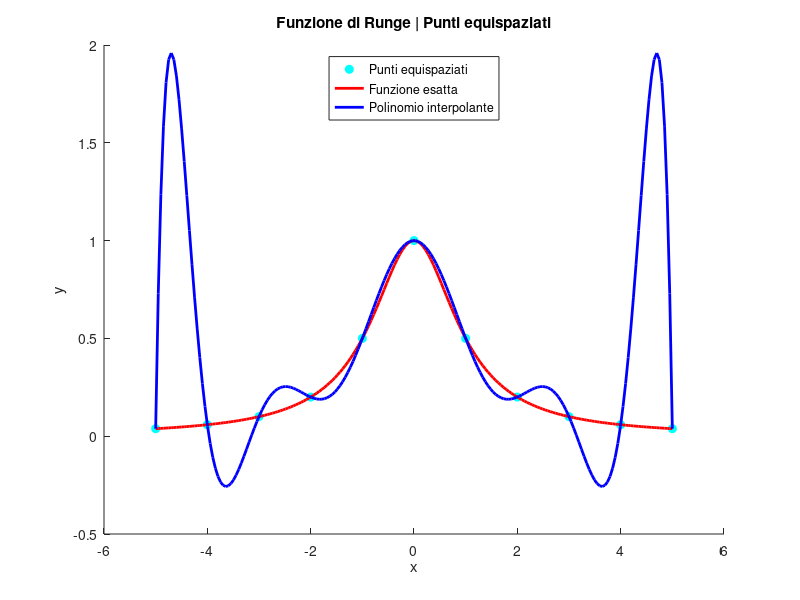

The MATLAB script that drew this image:
clear all;
clc;

% Costanti
NUMBER_OF_COMPONENTS = 200;

% Dati in input
frunge = @(x) 1./(1+x.^2);
a = -5;
b = 5;
n = 10;

% Print dei dati inseriti
disp("----------DATI----------");
disp("Funzione di Runge");
disp(frunge);
fprintf("Intervallo inserito: [%d, %d]\n", a, b);
fprintf("Grado del polinomio interpolante: %d\n", n);

% Genero NUMBER_OF_COMPONENTS punti equispaziati nell'intervallo [a, b]
x = linspace(a, b, NUMBER_OF_COMPONENTS);
% Calcolo la funzione di runge esatta
yrunge = frunge(x);

% Genero n+1 nodi equispaziati e ne calcolo il loro valore sulla funzione
% di Runge
xdata = linspace(a, b, n+1);
ydata = frunge(xdata);

% Genero il polinomio interpolante
P = polyfit(xdata, ydata, n);
% Valuto il polinomio interpolante su x
yfit = polyval(P, x);

% Plot:
% disegno i nodi equispaziati da interpolare
scatter(xdata, ydata, "MarkerFaceColor", "c", "MarkerEdgeColor", "c");

hold on;

% disegno la funzione esatta e il polinomio interpolante
plot(x, yrunge, "r-", "LineWidth", 2);
plot(x, yfit, "b-", "LineWidth", 2);

title("Funzione di Runge | Punti equispaziati");
xlabel("x");
ylabel("y");

legend("Punti equispaziati", "Funzione esatta", "Polinomio interpolante", "Location", "North");

hold off;
